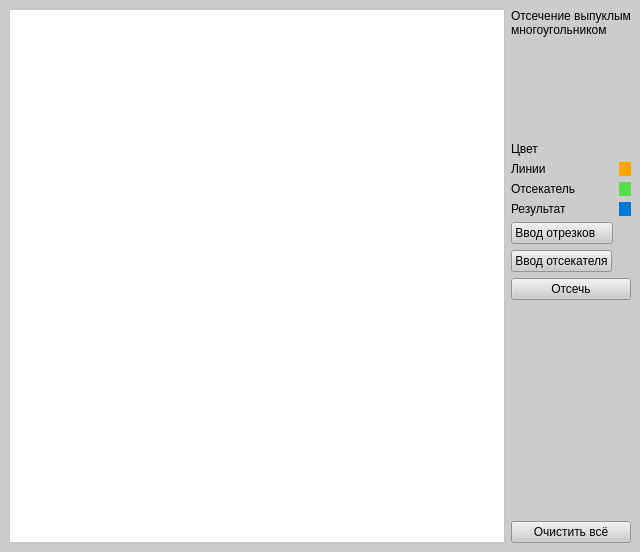
<?xml version="1.0" encoding="UTF-8"?>
<ui version="4.0">
 <class>MainWindow</class>
 <widget class="QMainWindow" name="MainWindow">
  <property name="geometry">
   <rect>
    <x>0</x>
    <y>0</y>
    <width>640</width>
    <height>552</height>
   </rect>
  </property>
  <property name="windowTitle">
   <string>Лабораторная работа 8</string>
  </property>
  <property name="styleSheet">
   <string notr="true">background-color: #cccccc</string>
  </property>
  <widget class="QWidget" name="centralwidget">
   <layout class="QHBoxLayout" name="horizontalLayout">
    <item>
     <widget class="QGraphicsView" name="graphicsView">
      <property name="layoutDirection">
       <enum>Qt::LeftToRight</enum>
      </property>
      <property name="styleSheet">
       <string notr="true">background-color: #ffffff</string>
      </property>
      <property name="alignment">
       <set>Qt::AlignLeading|Qt::AlignLeft|Qt::AlignTop</set>
      </property>
     </widget>
    </item>
    <item>
     <layout class="QVBoxLayout" name="verticalLayout">
      <item>
       <layout class="QFormLayout" name="formLayout">
        <item row="0" column="0" colspan="2">
         <widget class="QLabel" name="label_5">
          <property name="text">
           <string>Отсечение выпуклым
многоугольником</string>
          </property>
         </widget>
        </item>
        <item row="1" column="0" colspan="2">
         <spacer name="verticalSpacer_2">
          <property name="orientation">
           <enum>Qt::Vertical</enum>
          </property>
          <property name="sizeType">
           <enum>QSizePolicy::MinimumExpanding</enum>
          </property>
          <property name="sizeHint" stdset="0">
           <size>
            <width>20</width>
            <height>40</height>
           </size>
          </property>
         </spacer>
        </item>
        <item row="2" column="0">
         <widget class="QLabel" name="label">
          <property name="text">
           <string>Цвет</string>
          </property>
         </widget>
        </item>
        <item row="3" column="0">
         <widget class="QLabel" name="label_2">
          <property name="text">
           <string>Линии</string>
          </property>
         </widget>
        </item>
        <item row="3" column="1">
         <widget class="QLabel" name="label_colour_segment">
          <property name="styleSheet">
           <string notr="true">background-color: #ffa500</string>
          </property>
          <property name="text">
           <string/>
          </property>
         </widget>
        </item>
        <item row="4" column="0">
         <widget class="QLabel" name="label_3">
          <property name="text">
           <string>Отсекатель</string>
          </property>
         </widget>
        </item>
        <item row="4" column="1">
         <widget class="QLabel" name="label_colour_cut_off">
          <property name="styleSheet">
           <string notr="true">background-color: #56de47</string>
          </property>
          <property name="text">
           <string/>
          </property>
         </widget>
        </item>
        <item row="5" column="0">
         <widget class="QLabel" name="label_4">
          <property name="text">
           <string>Результат</string>
          </property>
         </widget>
        </item>
        <item row="5" column="1">
         <widget class="QLabel" name="label_colour_result">
          <property name="styleSheet">
           <string notr="true">background-color: #0079db</string>
          </property>
          <property name="text">
           <string/>
          </property>
         </widget>
        </item>
        <item row="6" column="0">
         <widget class="QPushButton" name="but_input_segments">
          <property name="styleSheet">
           <string notr="true"/>
          </property>
          <property name="text">
           <string>Ввод отрезков    </string>
          </property>
         </widget>
        </item>
        <item row="7" column="0">
         <widget class="QPushButton" name="but_input_cut_off">
          <property name="styleSheet">
           <string notr="true">background-color: #cccccc</string>
          </property>
          <property name="text">
           <string>Ввод отсекателя</string>
          </property>
         </widget>
        </item>
        <item row="8" column="0" colspan="2">
         <widget class="QPushButton" name="but_cut_off">
          <property name="styleSheet">
           <string notr="true">background-color: #cccccc</string>
          </property>
          <property name="text">
           <string>Отсечь</string>
          </property>
         </widget>
        </item>
        <item row="9" column="0" colspan="2">
         <spacer name="verticalSpacer">
          <property name="orientation">
           <enum>Qt::Vertical</enum>
          </property>
          <property name="sizeType">
           <enum>QSizePolicy::MinimumExpanding</enum>
          </property>
          <property name="sizeHint" stdset="0">
           <size>
            <width>50</width>
            <height>209</height>
           </size>
          </property>
         </spacer>
        </item>
       </layout>
      </item>
      <item>
       <widget class="QPushButton" name="but_clean_all">
        <property name="styleSheet">
         <string notr="true">background-color: #cccccc</string>
        </property>
        <property name="text">
         <string>Очистить всё</string>
        </property>
       </widget>
      </item>
     </layout>
    </item>
   </layout>
  </widget>
 </widget>
 <resources/>
 <connections/>
</ui>
